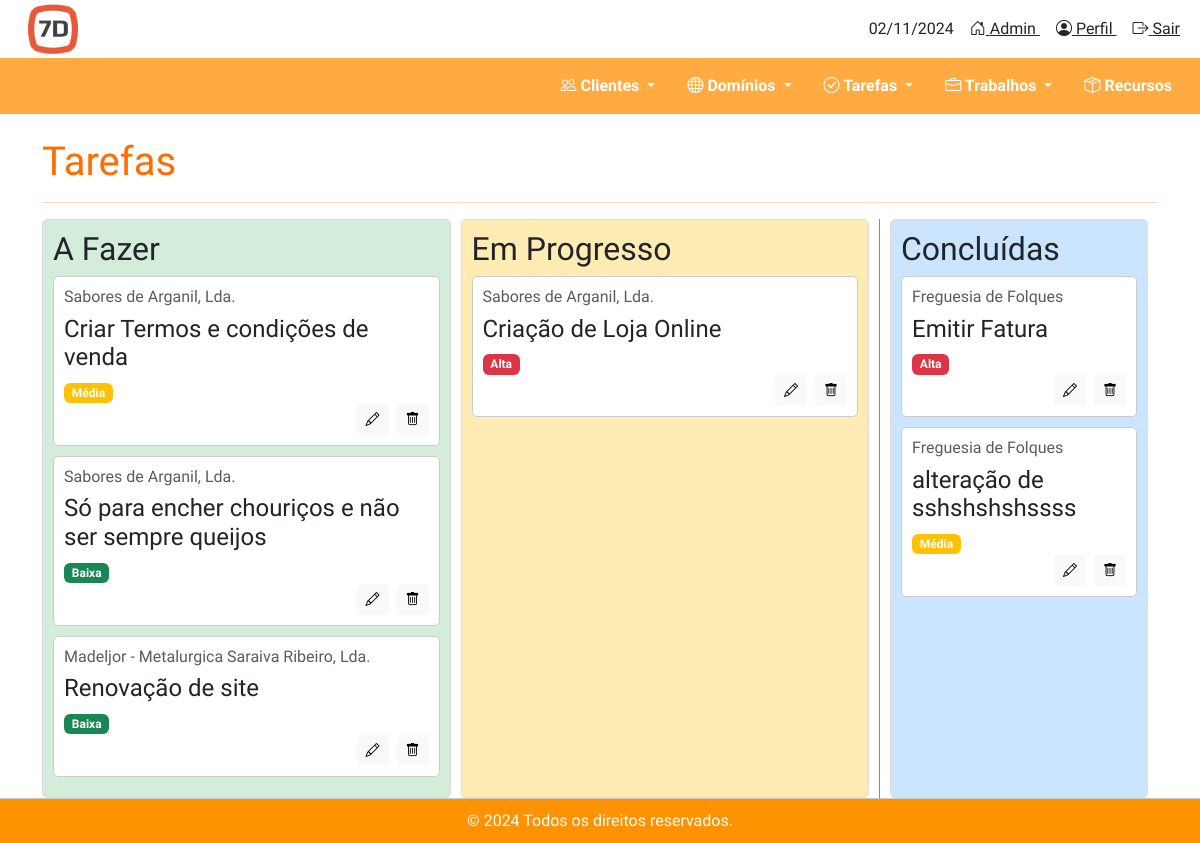
The app's page /tarefas/tarefas/home/, older data.
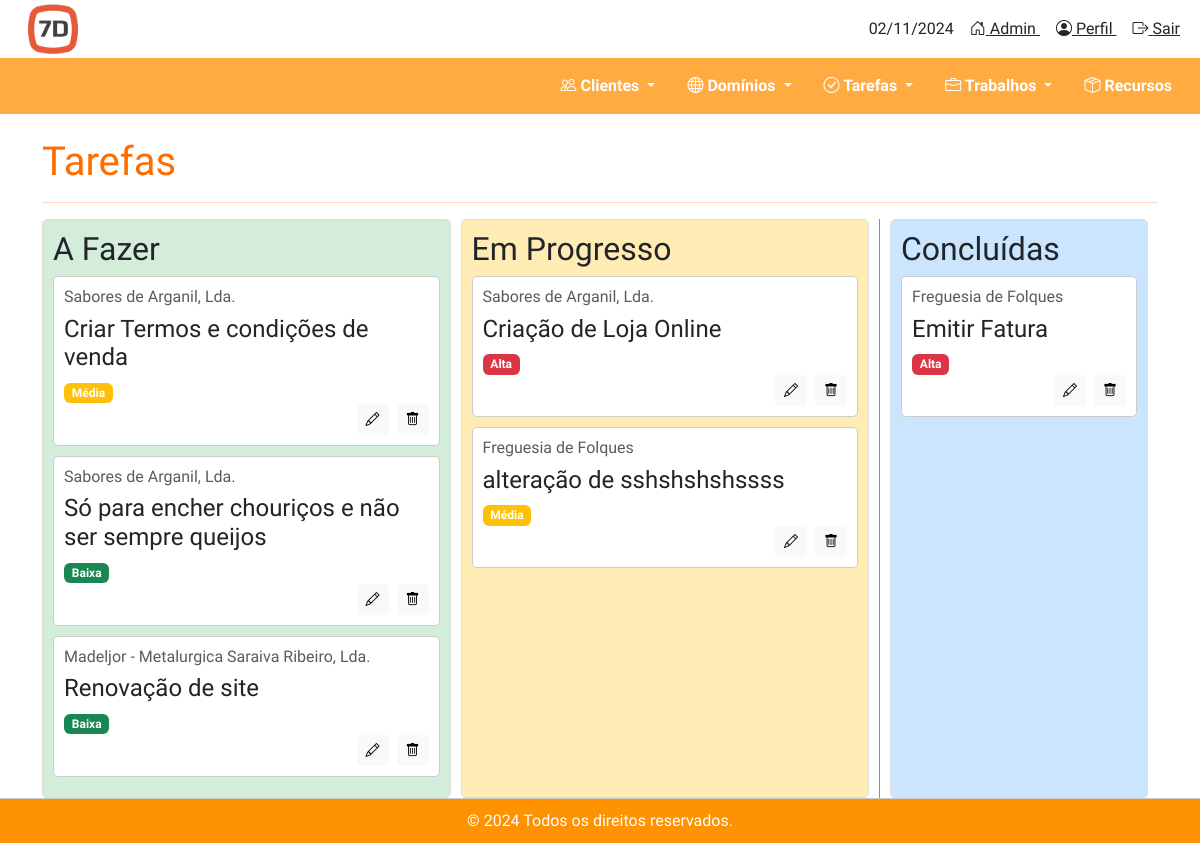
The same page, newer data.
### tarefas/models.py (models this page shows, shortened)
class Tarefa(models.Model):
    ESTADOS_TAREFA = [
        ('a_fazer', 'A Fazer'),
        ('em_progresso', 'Em Progresso'),
        ('concluido', 'Concluído'),
    ]
    PRIORIDADES = [
        ('baixa', 'Baixa'),
        ('media', 'Média'),
        ('alta', 'Alta'),
    ]
    cliente = models.ForeignKey(Cliente, on_delete=models.CASCADE)
    descricao = models.TextField()
    estado = models.CharField(max_length=20, choices=ESTADOS_TAREFA, default='a_fazer')
    prioridade = models.CharField(max_length=10, choices=PRIORIDADES, default='media')
    data_criacao = models.DateTimeField(auto_now_add=True)

### clientes/models.py (models this page shows)
class Cliente(models.Model):
    nome = models.CharField(max_length=255)
    nif = models.CharField(max_length=9, verbose_name='Número de Identificação Fiscal')
    morada = models.CharField(max_length=255, blank=True, null=True)
    codigo_postal = models.CharField(max_length=10, blank=True, null=True)
    localidade = models.CharField(max_length=100, blank=True, null=True)
    telefone = models.CharField(max_length=15, blank=True, null=True)
    email = models.EmailField(blank=True, null=True)
    website = models.URLField(blank=True, null=True)
    cliente_desde = models.DateField(blank=True, null=True)
    def __str__(self):
        return self.nome

### tarefas/views.py (the view)
# urls.py: path('tarefas/home/', views.tarefas_home, name='tarefas_home'),
def tarefas_home(request):
    tarefas_a_fazer = Tarefa.objects.filter(estado='a_fazer')
    tarefas_em_progresso = Tarefa.objects.filter(estado='em_progresso')
    tarefas_concluidas = Tarefa.objects.filter(estado='concluido')
    context = {
        'tarefas_a_fazer': tarefas_a_fazer,
        'tarefas_em_progresso': tarefas_em_progresso,
        'tarefas_concluidas': tarefas_concluidas,
    }
    return render(request, 'tarefas/tarefas.html', context)

### tarefas/templates/tarefas/tarefas.html (shortened to what the changed rows need)
{% extends 'base.html' %}
{% load static %}
{% block content %}
<h1 class="mt-4" style="color: #ff6d00;">Tarefas</h1>
<div class="kanban-container d-flex">
    <div class="kanban-columns" style="width: 75%; display: flex;">
        <div class="kanban-column" id="a-fazer" data-status="a_fazer" style="background-color: #d4edda; padding: 10px;">
            <h2>A Fazer</h2>
            {% for tarefa in tarefas_a_fazer %}
                <div class="kanban-item" data-id="{{ tarefa.id }}" draggable="true">
                    <h6 class="text-muted">{{ tarefa.cliente }}</h6>
                    <h4>{{ tarefa.descricao }}</h4>
                    <span class="badge {% if tarefa.prioridade == 'alta' %}bg-danger{% elif tarefa.prioridade == 'media' %}bg-warning{% else %}bg-success{% endif %}">
                        {{ tarefa.get_prioridade_display }}
                    </span>
                    <div class="d-flex justify-content-end">
                        <a href="{% url 'editar_tarefa' tarefa.id %}" class="btn btn-sm btn-light">
                            <i class="bi bi-pencil"></i>
                        </a>
                        <a href="#" class="btn btn-sm btn-light ms-2" data-bs-toggle="modal" data-bs-target="#deleteModal"
                           data-nome="{{ tarefa.descricao }}" data-id="{{ tarefa.id }}"
                           onclick="setDeleteData('{{ tarefa.descricao }}', '{{ tarefa.id }}')">
                            <i class="bi bi-trash"></i>
                        </a>
                    </div>
                </div>
            {% empty %}
                <p>Nenhuma tarefa a fazer.</p>
            {% endfor %}
        </div>
        <div class="kanban-column" id="em-progresso" data-status="em_progresso" style="background-color: #ffecb5; padding: 10px;">
            <h2>Em Progresso</h2>
            {% for tarefa in tarefas_em_progresso %}
                <div class="kanban-item" data-id="{{ tarefa.id }}" draggable="true">
                    <h6 class="text-muted">{{ tarefa.cliente }}</h6>
                    <h4>{{ tarefa.descricao }}</h4>
                    <span class="badge {% if tarefa.prioridade == 'alta' %}bg-danger{% elif tarefa.prioridade == 'media' %}bg-warning{% else %}bg-success{% endif %}">
                        {{ tarefa.get_prioridade_display }}
                    </span>
                    <div class="d-flex justify-content-end">
                        <a href="{% url 'editar_tarefa' tarefa.id %}" class="btn btn-sm btn-light">
                            <i class="bi bi-pencil"></i>
                        </a>
                        <a href="#" class="btn btn-sm btn-light ms-2" data-bs-toggle="modal" data-bs-target="#deleteModal"
                           data-nome="{{ tarefa.descricao }}" data-id="{{ tarefa.id }}"
                           onclick="setDeleteData('{{ tarefa.descricao }}', '{{ tarefa.id }}')">
                            <i class="bi bi-trash"></i>
                        </a>
                    </div>
                </div>
            {% empty %}
                <p>Nenhuma tarefa em progresso.</p>
            {% endfor %}
        </div>
    </div>
    <div class="kanban-column" id="concluidas" data-status="concluido" style="width: 25%; background-color: #cce5ff; padding: 10px; margin-left: 10px;">
        <h2>Concluídas</h2>
        {% for tarefa in tarefas_concluidas %}
            <div class="kanban-item" data-id="{{ tarefa.id }}" draggable="true">
                <h6 class="text-muted">{{ tarefa.cliente }}</h6>
                <h4>{{ tarefa.descricao }}</h4>
                <span class="badge {% if tarefa.prioridade == 'alta' %}bg-danger{% elif tarefa.prioridade == 'media' %}bg-warning{% else %}bg-success{% endif %}">
                    {{ tarefa.get_prioridade_display }}
                </span>
                <div class="d-flex justify-content-end">
                    <a href="{% url 'editar_tarefa' tarefa.id %}" class="btn btn-sm btn-light">
                        <i class="bi bi-pencil"></i>
                    </a>
                    <a href="#" class="btn btn-sm btn-light ms-2" data-bs-toggle="modal" data-bs-target="#deleteModal"
                       data-nome="{{ tarefa.descricao }}" data-id="{{ tarefa.id }}"
                       onclick="setDeleteData('{{ tarefa.descricao }}', '{{ tarefa.id }}')">
                            <i class="bi bi-trash"></i>
                    </a>
                </div>
            </div>
        {% empty %}
            <p>Nenhuma tarefa concluída.</p>
        {% endfor %}
    </div>
</div>
{% endblock %}

Row changes from the older to the newer data that the page shows:
changed Tarefa "alteração de sshshshshssss": moves from the list under "Concluídas" to the list under "Em Progresso"
